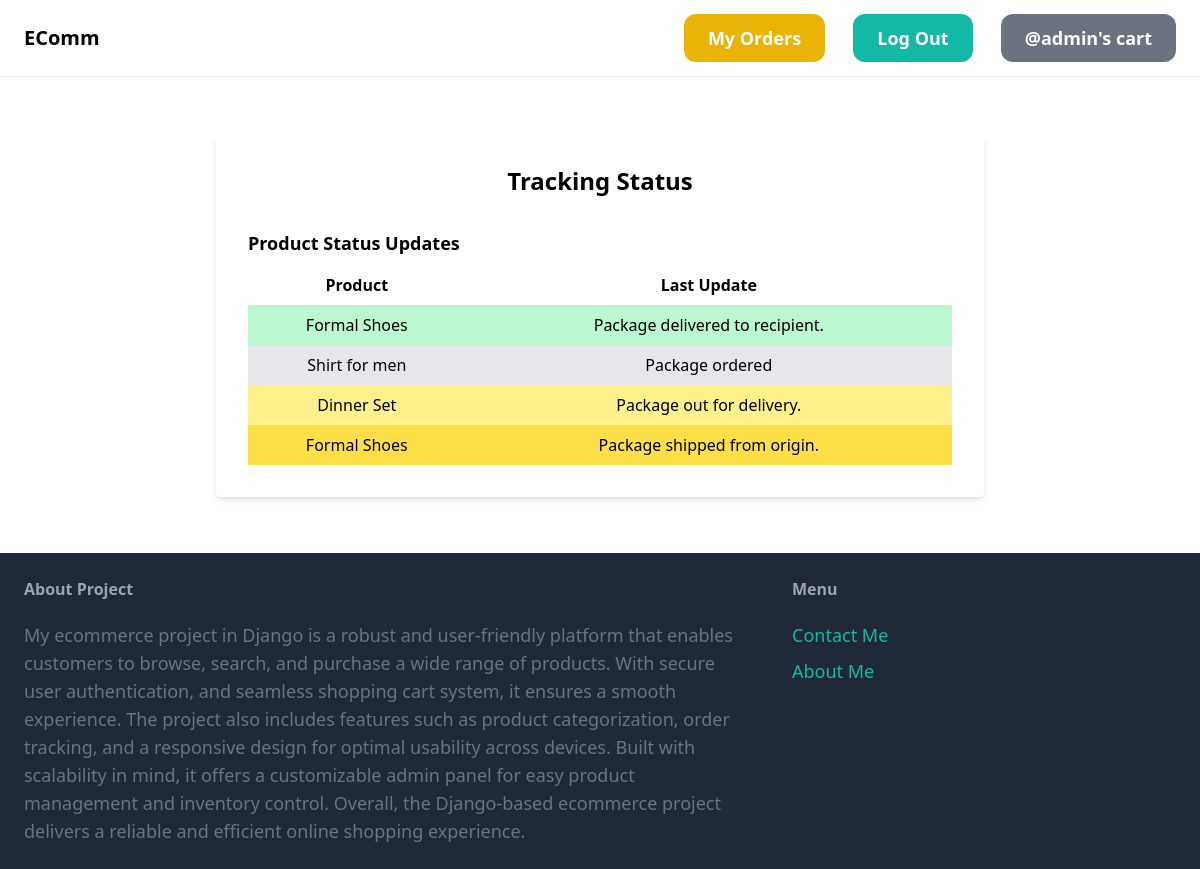
The app's page /track/ (signed in) with its own data.
### store/models.py (models this page shows, shortened)
class Status(models.Model):
    user = models.ForeignKey(User, on_delete=models.CASCADE)
    product = models.ForeignKey(Product, on_delete=models.CASCADE)
    orderdate = models.DateField(default=date.today)
    isdelivered = models.BooleanField(default=False)
    isoutfordelivery = models.BooleanField(default=False)
    isshipped = models.BooleanField(default=False)
    isordered = models.BooleanField(default=True)

class Product(models.Model):
    name = models.CharField(max_length=100)
    description = models.TextField()
    price = models.DecimalField(max_digits=8, decimal_places=2)
    category = models.ForeignKey(Category, on_delete=models.CASCADE)
    img = models.ImageField(upload_to='products', null=True, blank=True)

### store/views.py (the view)
# urls.py: path('track/', views.track, name='track'),
@login_required(login_url='store:login')
def track(request):
    myorders = Status.objects.filter(user=request.user)
    return render(request, 'store/track.html', {'orders': myorders})

### store/templates/store/track.html (shortened to what this page needs)
{% extends 'store/base.html'%}
{%block content%}
<div class="container mx-auto px-4 py-8">
    <div class="max-w-3xl mx-auto bg-white rounded p-8 shadow-md">
      <h2 class="text-2xl font-bold mb-6 text-center">Tracking Status</h2>
      <div class="mt-8">
        <h3 class="text-lg font-bold mb-2">Product Status Updates</h3>
        <table class="w-full">
          <thead>
            <tr>
              <th class="py-2">Product</th>
              <th class="py-2">Last Update</th>
            </tr>
          </thead>
          <tbody>
            {%for order in orders%}
              {%if order.isdelivered%}
              <tr class="bg-green-200">
                <td class="py-2 text-center">{{order.product.name}}</td>
                <td class="py-2 text-center">Package delivered to recipient.</td>
              {%elif order.isoutfordelivery%}
              <tr class="bg-yellow-200">
                <td class="py-2 text-center">{{order.product.name}}</td>
                <td class="py-2 text-center">Package out for delivery.</td>
              {%elif order.isshipped%}
              <tr class="bg-yellow-300">
                <td class="py-2 text-center">{{order.product.name}}</td>
                <td class="py-2 text-center">Package shipped from origin.</td>
              {%else%}
              <tr class="bg-gray-200">
                <td class="py-2 text-center">{{order.product.name}}</td>
                <td class="py-2 text-center">Package ordered</td>
              {%endif%}
            </tr>
            {%endfor%}
          </tbody>
        </table>
      </div>
    </div>
  </div>
  {%endblock%}

### store/templates/store/base.html (shortened to what this page needs)
<!DOCTYPE html>
<html lang="en">
<head>
    <script src="https://cdn.tailwindcss.com"></script>
</head>
<body>
    <nav class="py-6 px-6 flex justify-between items-center border-b border-gray-200">
        <a href="/" class="text-xl font-semibold">EComm</a>
        <div class="space-x-6">
            {%if request.user.is_authenticated%}
            <a href="{%url 'store:track' %}" class="px-6 py-3 text-lg font-semibold bg-yellow-500 text-white rounded-xl hover:bg-yellow-700">My Orders</a>
            <a href="{%url 'store:logout' %}" class="px-6 py-3 text-lg font-semibold bg-teal-500 text-white rounded-xl hover:bg-teal-700">Log Out</a>
            <a href="{%url 'store:view_cart' %}" class="px-6 py-3 text-lg font-semibold bg-gray-500 text-white rounded-xl hover:bg-gray-700">@{{request.user.username}}'s cart</a>
            {%else%}
            <a href="{%url 'store:signup' %}" class="px-6 py-3 text-lg font-semibold bg-teal-500 text-white rounded-xl hover:bg-teal-700">Sign up</a>
            <a href="{%url 'store:login' %}" class="px-6 py-3 text-lg font-semibold bg-gray-500 text-white rounded-xl hover:bg-gray-700">LogIn</a>
            {%endif%}
        </div>
    </nav>
    <div class="px-6 py-6">
        {%block content%}
        {%endblock%}
    </div>
    <footer class="py-6 px-6 flex justify-between bg-gray-800">
        <div class="w-2/3 pr-10">
            <h3 class="mb-5 font-semibold text-gray-400">About Project</h3>
            <p class="text-lg text-gray-500">My ecommerce project in Django is a robust and user-friendly platform that enables customers to browse, search, and purchase a wide range of products. With secure user authentication, and seamless shopping cart system, it ensures a smooth experience. The project also includes features such as product categorization, order tracking, and a responsive design for optimal usability across devices. Built with scalability in mind, it offers a customizable admin panel for easy product management and inventory control. Overall, the Django-based ecommerce project delivers a reliable and efficient online shopping experience.</p>
        </div>
        <div class="w-1/3">
            <h3 class="mb-5 font-semibold text-gray-400">Menu</h3>
            <ul class="space-y-2">
                <li><a href="{%url 'store:contact' %}" class="text-lg text-teal-500 hover:text-teal-700">Contact Me</a></li>
                <li><a href="{%url 'store:about' %}" class="text-lg text-teal-500 hover:text-teal-700">About Me</a></li>
            </ul>
        </div>
    </footer>
</body>
</html>

### records on screen
Status: product.name "Formal Shoes"
Status: product.name "Shirt for men"
Status: product.name "Dinner Set"
Status: product.name "Formal Shoes"

### other values on screen
{{ request.user.username }} "admin"
